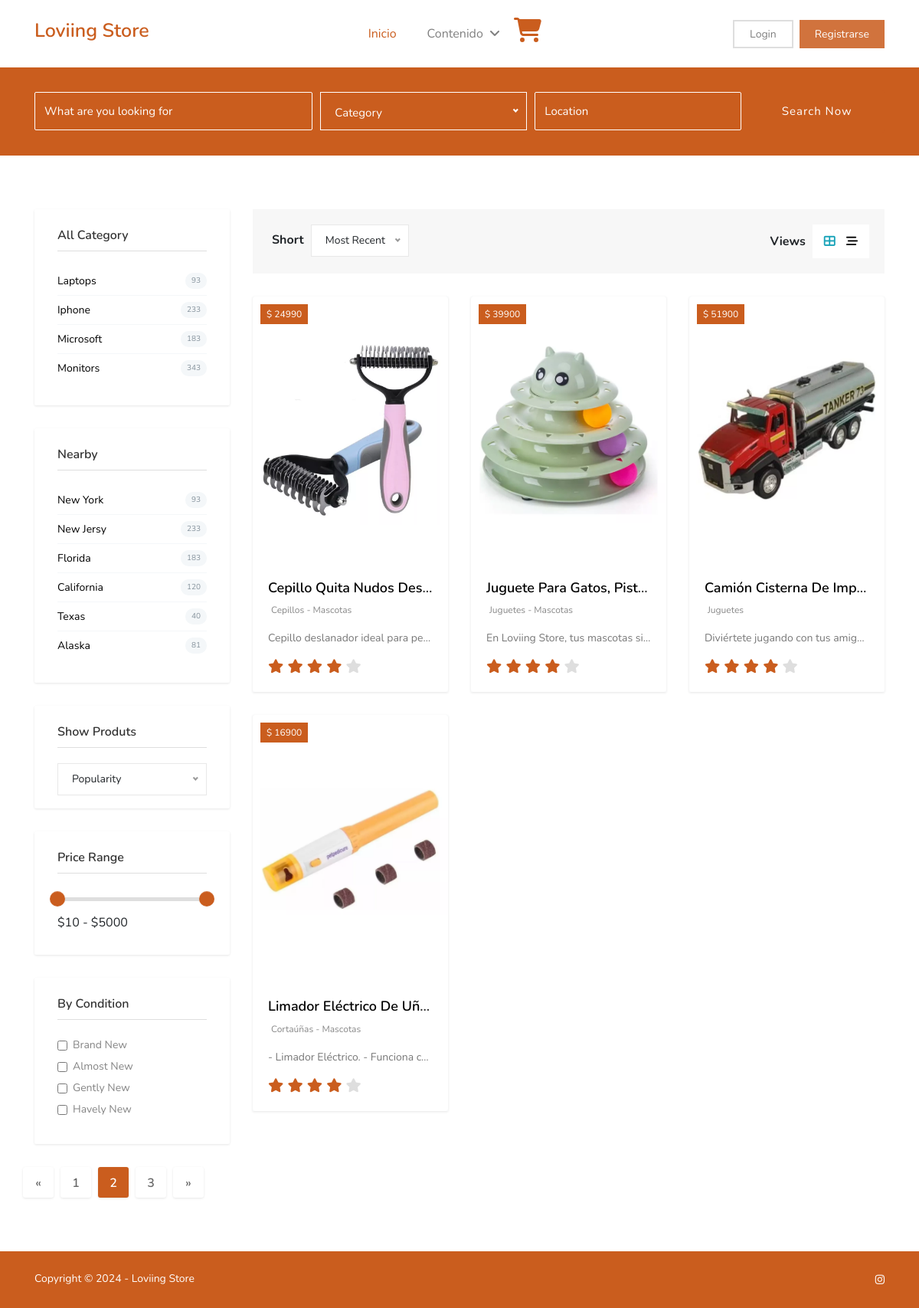
The page /Views/Website_externo/category2.php on the database as committed earlier.
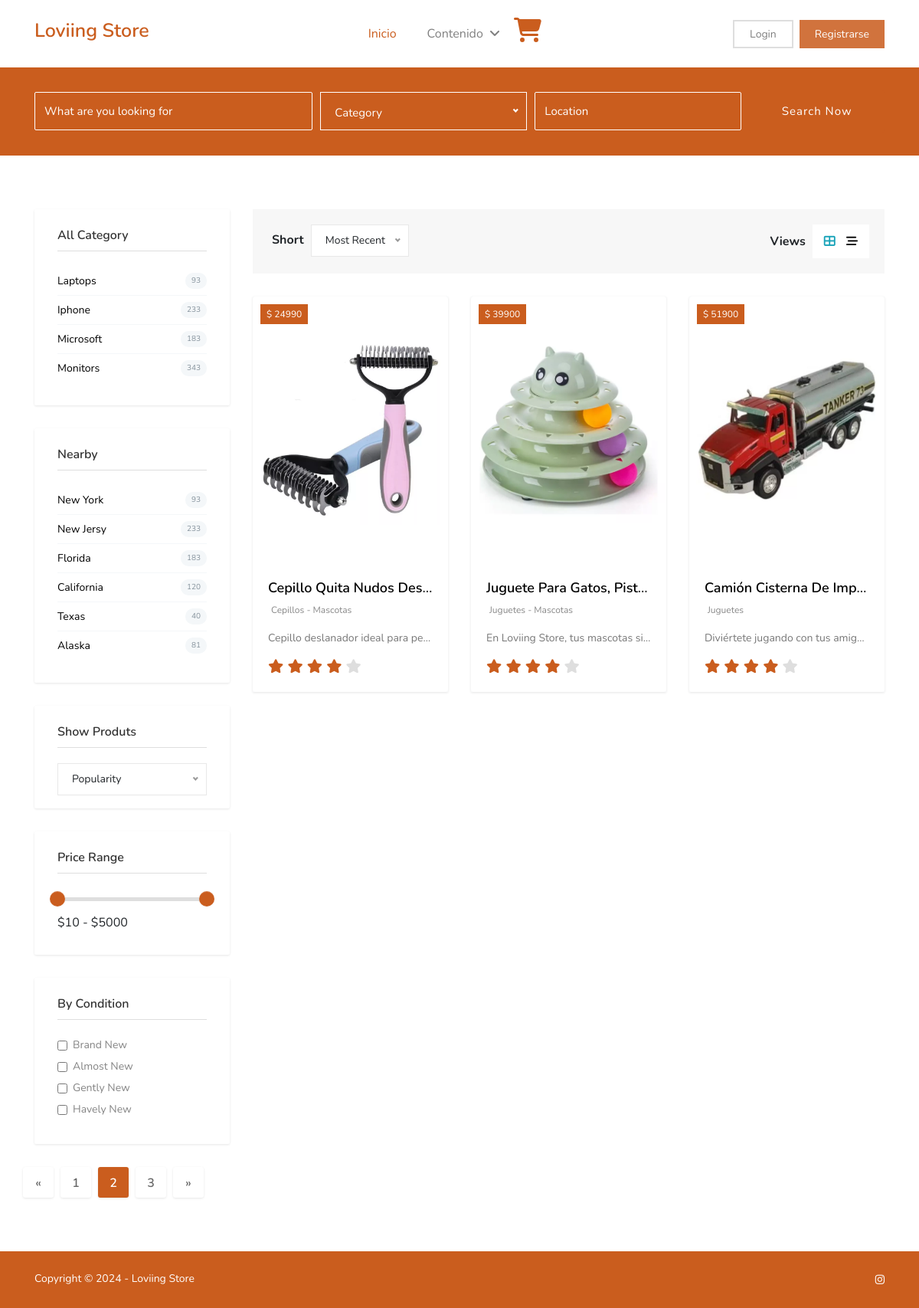
The same page on the database as committed later.
### tables this page shows
CREATE TABLE `tbl_productos` (
  `id_producto` int(11) NOT NULL,
  `cod_categoria` int(11) DEFAULT NULL,
  `nombre_producto` varchar(150) DEFAULT NULL,
  `descripcion_producto` varchar(250) DEFAULT NULL,
  `precio_producto` float NOT NULL,
  `foto1_producto` varchar(200) NOT NULL,
  `foto2_producto` varchar(255) NOT NULL,
  `foto3_producto` varchar(255) NOT NULL,
  `stock` int(11) NOT NULL
);

CREATE TABLE `tbl_categorias` (
  `id_categoria` int(11) NOT NULL,
  `nombre_categoria` varchar(100) DEFAULT NULL,
  `icono` varchar(255) NOT NULL
);

### Models/consultasAdmin.php (called while the page is built, shortened)
<?php
class ConsultasAdmin
{
    public function consultarProductos()
    {
        $sql = "SELECT *, nombre_categoria, precio_producto, entradas, salidas, tbl_inventario.stock AS stock
        FROM tbl_productos
        INNER JOIN tbl_categorias ON tbl_productos.cod_categoria = tbl_categorias.id_categoria
        INNER JOIN tbl_inventario ON tbl_productos.id_producto = tbl_inventario.cod_producto;
        ";
        $objConexionBd = new ConexionBd();
        $conexion = $objConexionBd->getConexion();
        $result = $conexion->prepare($sql);
        $result->execute();
        if ($result->rowCount() == 1) {
            return $result->fetch();
        } else {
            return $result->fetchAll();
        }
    }
}

### Controllers/Cliente/mostrarInfoProducto.php (the view, shortened to what this page needs)
<?php
function mostrarProductosCategoria(){
    $objConsultasAdmin = new ConsultasAdmin();
    $tablaProductos = $objConsultasAdmin->consultarProductos();
    foreach ($tablaProductos as $f) {
        echo '
                        <div class="col-lg-4 col-md-6">
								<div class="product-item bg-light carta">
									<div class="card">
										<div class="thumb-content">
											<div class="price">$ '.$f["precio_producto"].'</div>
											<a href="../../Views/Website_externo/single.php?idProd='.$f["id_producto"].'">
												<img class="img-fluid" src="../../Uploads/Productos/'.$f["foto1_producto"].'"
													alt="Card image cap">
											</a>
										</div>
										<div class="card-body">
											<h4 class="card-title"><a href="../../Views/Website_externo/single.php?idProd='.$f["id_producto"].'">'.$f["nombre_producto"].'</a></h4>
											<ul class="list-inline product-meta">
												<li class="list-inline-item">
													<a href="Views/Website_externo/single.php?idProd='.$f["id_producto"].'"><i
															class="fa fa-folder-open-o"></i>'.$f["nombre_categoria"].'</a>
												</li>
											</ul>
											<p class="card-text">'.$f["descripcion_producto"].'</p>
											<div class="product-ratings">
												<ul class="list-inline">
													<li class="list-inline-item selected"><i class="fa fa-star"></i>
													</li>
													<li class="list-inline-item selected"><i class="fa fa-star"></i>
													</li>
													<li class="list-inline-item selected"><i class="fa fa-star"></i>
													</li>
													<li class="list-inline-item selected"><i class="fa fa-star"></i>
													</li>
													<li class="list-inline-item"><i class="fa fa-star"></i></li>
												</ul>
											</div>
										</div>
									</div>
								</div>
							</div>
        ';
    }
}

### Views/Website_externo/category2.php (shortened to what this page needs)
<?php
require_once ('../../Controllers/Cliente/mostrarContenido.php');
require_once ('../../Controllers/Cliente/mostrarInfoProducto.php');
require_once ('../../Models/consultasAdmin.php');
?>
<!DOCTYPE html>
<html lang="en">
<head>
	<link href="plugins/bootstrap/bootstrap.min.css" rel="stylesheet">
	<link href="plugins/bootstrap/bootstrap-slider.css" rel="stylesheet">
	<link href="plugins/font-awesome/css/font-awesome.min.css" rel="stylesheet">
	<link href="plugins/slick/slick.css" rel="stylesheet">
	<link href="plugins/slick/slick-theme.css" rel="stylesheet">
	<link href="plugins/jquery-nice-select/css/nice-select.css" rel="stylesheet">
	<link href="css/style.css" rel="stylesheet">
	<link rel="stylesheet" href="https://cdnjs.cloudflare.com/ajax/libs/font-awesome/6.6.0/css/all.min.css" />
</head>
<body class="body-wrapper">
	<?php
	mostrarHeader();
	?>
	<section class="page-search">
		<div class="container">
			<div class="row">
				<div class="col-md-12">
					<div class="advance-search nice-select-white">
						<form>
							<div class="form-row align-items-center">
								<div class="form-group col-xl-4 col-lg-3 col-md-6">
									<input type="text" class="form-control my-2 my-lg-0" id="inputtext4"
										placeholder="What are you looking for">
								</div>
								<div class="form-group col-lg-3 col-md-6">
								</div>
								<div class="form-group col-lg-3 col-md-6">
									<input type="text" class="form-control my-2 my-lg-0" id="inputLocation4"
										placeholder="Location">
								</div>
								<div class="form-group col-xl-2 col-lg-3 col-md-6">
									<button type="submit" class="btn btn-buscador active w-100">Search Now</button>
								</div>
							</div>
						</form>
					</div>
				</div>
			</div>
		</div>
	</section>
	<section class="section-sm">
		<div class="container">
			<div class="row">
				<div class="col-lg-3 col-md-4">
					<div class="category-sidebar">
						<div class="widget category-list">
							<h4 class="widget-header">All Category</h4>
							<ul class="category-list">
								<li><a href="category2.php">Laptops <span>93</span></a></li>
								<li><a href="category2.php">Iphone <span>233</span></a></li>
								<li><a href="category2.php">Microsoft <span>183</span></a></li>
								<li><a href="category2.php">Monitors <span>343</span></a></li>
							</ul>
						</div>
						<div class="widget category-list">
							<h4 class="widget-header">Nearby</h4>
							<ul class="category-list">
								<li><a href="category2.php">New York <span>93</span></a></li>
								<li><a href="category2.php">New Jersy <span>233</span></a></li>
								<li><a href="category2.php">Florida <span>183</span></a></li>
								<li><a href="category2.php">California <span>120</span></a></li>
								<li><a href="category2.php">Texas <span>40</span></a></li>
								<li><a href="category2.php">Alaska <span>81</span></a></li>
							</ul>
						</div>
						<div class="widget filter">
							<h4 class="widget-header">Show Produts</h4>
						</div>
						<div class="widget price-range w-100">
							<h4 class="widget-header">Price Range</h4>
							<div class="block">
								<div class="d-flex justify-content-between mt-2">
									<span class="value">$10 - $5000</span>
								</div>
							</div>
						</div>
						<div class="widget product-shorting">
							<h4 class="widget-header">By Condition</h4>
							<div class="form-check">
								<label class="form-check-label">
									<input class="form-check-input" type="checkbox" value="">
									Brand New
								</label>
							</div>
							<div class="form-check">
								<label class="form-check-label">
									<input class="form-check-input" type="checkbox" value="">
									Almost New
								</label>
							</div>
							<div class="form-check">
								<label class="form-check-label">
									<input class="form-check-input" type="checkbox" value="">
									Gently New
								</label>
							</div>
							<div class="form-check">
								<label class="form-check-label">
									<input class="form-check-input" type="checkbox" value="">
									Havely New
								</label>
							</div>
						</div>
					</div>
				</div>
				<div class="col-lg-9 col-md-8">
					<div class="category-search-filter">
						<div class="row">
							<div class="col-md-6 text-center text-md-left">
								<strong>Short</strong>
							</div>
							<div class="col-md-6 text-center text-md-right mt-2 mt-md-0">
								<div class="view">
									<strong>Views</strong>
									<ul class="list-inline view-switcher">
										<li class="list-inline-item">
											<a href="#!" onclick="event.preventDefault();" class="text-info"><i
													class="fa fa-th-large"></i></a>
										</li>
										<li class="list-inline-item">
											<a href="ad-list-view.html"><i class="fa fa-reorder"></i></a>
										</li>
									</ul>
								</div>
							</div>
						</div>
					</div>
					<div class="product-grid-list">
						<div class="row mt-30">
						<?php
						mostrarProductosCategoria();
						?>
							</div>
						</div>
					</div>
					<div class="pagination justify-content-center">
						<nav aria-label="Page navigation example">
							<ul class="pagination">
								<li class="page-item">
									<a class="page-link" href="category2.php" aria-label="Previous">
										<span aria-hidden="true">&laquo;</span>
									</a>
								</li>
								<li class="page-item"><a class="page-link" href="category2.php">1</a></li>
								<li class="page-item active"><a class="page-link" href="category2.php">2</a></li>
								<li class="page-item"><a class="page-link" href="category2.php">3</a></li>
								<li class="page-item">
									<a class="page-link" href="category2.php" aria-label="Next">
										<span aria-hidden="true">&raquo;</span>
									</a>
								</li>
							</ul>
						</nav>
					</div>
				</div>
			</div>
	</section>
	<?php
	mostrarFooterCliente();
	?>
</body>
</html>

### Controllers/Cliente/mostrarContenido.php (shortened to what this page needs)
<?php
function mostrarHeader()
{
?>
	<header>
		<div class="container">
			<div class="row">
				<div class="col-md-12">
					<nav class="navbar navbar-expand-lg navbar-light navigation">
						<a class="navbar-brand" href="../../index.php">
							<h2>Loviing Store</h2>
						</a>
						<div class="collapse navbar-collapse" id="navbarSupportedContent">
							<ul class="navbar-nav ml-auto main-nav ">
								<li class="nav-item active">
									<a class="nav-link" href="../../index.php">Inicio</a>
								</li>
								<li class="nav-item dropdown dropdown-slide @@pages">
									<a class="nav-link dropdown-toggle" href="#" data-toggle="dropdown" aria-haspopup="true" aria-expanded="false">
										Contenido <span><i class="fa fa-angle-down"></i></span>
									</a>
								</li>
								<li>
									<a href="../Extras/iniciarSesion.php">
									</a>
								</li>
							</ul>
							<ul class="navbar-nav ml-auto mt-10">
								<li class="nav-item">
									<a class="nav-link login-button" href="../Extras/iniciarSesion.php">Login</a>
								</li>
								<li class="nav-item">
									<a class="nav-link text-white add-button" href="../Extras/crearCuenta.html">Registrarse</a>
								</li>
							</ul>
						</div>
					</nav>
				</div>
			</div>
		</div>
	</header>
	<?php
}
	?>
<?php
function mostrarFooterCliente()
{
?>
	<footer class="footer-bottom">
		<div class="container">
			<div class="row">
				<div class="col-lg-6 text-center text-lg-left mb-3 mb-lg-0">
					<div class="copyright">
						<p>Copyright &copy;
							 - Loviing Store
						</p>
					</div>
				</div>
				<div class="col-lg-6">
					<ul class="social-media-icons text-center text-lg-right">
						<li><a class="fa-brands fa-instagram" href="https://www.facebook.com/themefisher"></a></li>
					</ul>
				</div>
			</div>
		</div>
	</footer>
<?php
}
?>

Rows that differ between the two databases and show on the page:
no longer on this page (row edited): tbl_productos: precio_producto "16900", foto1_producto (picture), nombre_producto "Limador Eléctrico De Uñ…", cod_categoria.nombre_categoria "Cortaúñas - Mascotas", descripcion_producto "- Limador Eléctrico. - Funciona c…"
